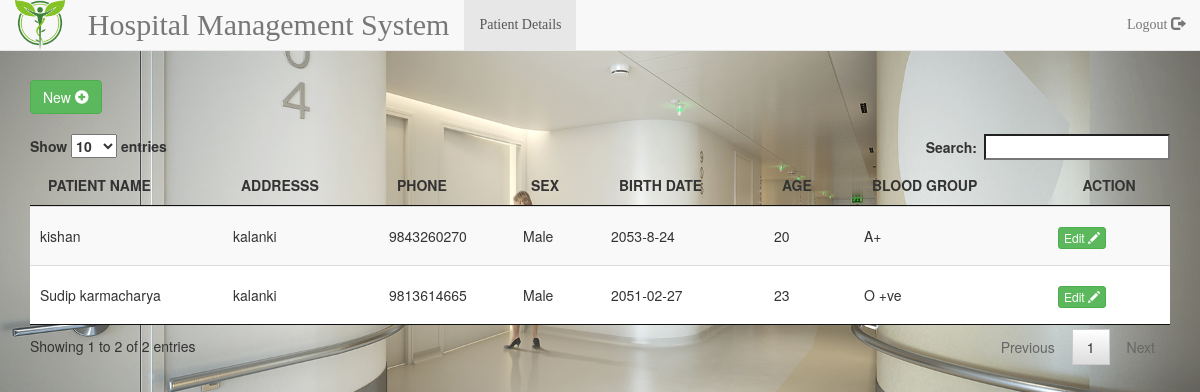
/patient/patient.php, run on the app's committed database.
### tables this page shows
CREATE TABLE IF NOT EXISTS `patient` (
  `p_id` int(100) NOT NULL AUTO_INCREMENT,
  `p_name` varchar(100) NOT NULL,
  `p_address` varchar(100) NOT NULL,
  `p_phone` varchar(15) NOT NULL,
  `p_sex` varchar(10) NOT NULL,
  `p_birthdate` varchar(10) NOT NULL,
  `p_age` varchar(100) NOT NULL,
  `p_bloodgroup` varchar(10) NOT NULL,
  PRIMARY KEY (`p_id`)
);

### database/connection.php (called while the page is built, shortened)
<?php
class connection{
	public function __construct($username="root", $password="", $host="localhost", $dbname="hospital", $options = []){
		try{
			$this->datab = new PDO("mysql:host={$host};  dbname={$dbname}; charset=utf8", $username, $password, $options);
		}catch(PDOException $e){
			throw new Exception($e->getMessage());
		}
	}
}
 ?>

### database/Database.php (called while the page is built, shortened)
<?php
include_once('connection.php');
class Database extends connection{
	public function getRows($query, $params = []){
		try {
			$stmt = $this->datab->prepare($query);
			$stmt->execute($params);
			return $stmt->fetchAll();
		} catch (PDOException $e) {
			throw new Exception($e->getMessage());
		}
	}
}
 ?>

### patient/patient.php (the view, shortened to what this page needs)
<?php
	$db = new Database();
?>
<!DOCTYPE html>
<html lang="">
	<head>
		<link rel="stylesheet" type="text/css" href="../bootstrap/css/bootstrap.css">
		<link rel="stylesheet" type="text/css" href="../bootstrap/css/jquery.dataTables.css">
	    <link rel="stylesheet" href="../bootstrap/css/jquery.dataTables.css">
	</head>
	<body style="background:url(../img/index1.jpg);background-size: cover;background-position-y: -174px;" >
			<nav class="navbar navbar-default navbar-fixed-top" role="navigation">
				<div class="container-fluid">
					<div class="navbar-header">
						<img src="../img/logo3.png" height="50" width="50"> &nbsp;
					</div>
					<div class="collapse navbar-collapse navbar-ex1-collapse">
						<ul class="nav navbar-nav">
							<li><a href="#" style="font-family: Times New Roman; font-size: 30px;">Hospital Management System</a></li>
						</ul>
						<ul class="nav navbar-nav" style="font-family: Times New Roman;">
							<li  class="active">
								<a href="patient.php">Patient Details</a>
							</li>
						</ul>
						<ul class="nav navbar-nav navbar-right" style="font-family: Times New Roman;">
							<li>
								<?php include_once('../includes/logout.php'); ?>
							</li>
						</ul>
					</div>
				</div>
			</nav>
		<br />
		<br />
		<br />
		<br />
		 <div class="container">
			<a href="newpatient.php" class="btn btn-success">
				New
				<span class="glyphicon glyphicon-plus-sign" aria-hidden="true"></span>
			</a>
			<br />
			<br />
		 	 <table id="myTable" class="table table-striped" >
				<thead>
					<th>PATIENT NAME</th>
					<th>ADDRESSS</th>
					<th>PHONE</th>
					<th>SEX</th>
					<th>BIRTH DATE</th>
					<th>AGE</th>
					<th>BLOOD GROUP</th>
					<th><center>ACTION</center></th>
				</thead>
				<tbody>
					<?php
						$sql = "SELECT * FROM patient ORDER BY p_name";
						$res = $db->getRows($sql);
						foreach ($res as $row) {
							$pid = $row['p_id'];
							$pname = $row['p_name'];
							$paddress = $row['p_address'];
							$pphone = $row['p_phone'];
							$psex = $row['p_sex'];
							$pbirthdate = $row['p_birthdate'];
							$page = $row['p_age'];
							$pbloodgroup = $row['p_bloodgroup'];
					?>
					<tr>
						<td class="align-img"><?php echo $pname; ?></td>
						<td class="align-img"><?php echo $paddress; ?></td>
						<td class="align-img"><?php echo $pphone; ?></td>
						<td class="align-img"><?php echo $psex; ?></td>
						<td class="align-img"><?php echo $pbirthdate; ?></td>
						<td class="align-img"><?php echo $page; ?></td>
						<td class="align-img"><?php echo $pbloodgroup; ?></td>
						<td class="align-img">
							<a class = "btn btn-success btn-xs" href="patientupdate.php?editid=<?php echo $pid; ?>">
								Edit
								<span class="glyphicon glyphicon-pencil" aria-hidden="true"></span>
							</a>
						</td>
					</tr>
					<?php } ?>
				</tbody>
			</table>
		 </div>
	</body>
    <link rel="stylesheet" href="../bootstrap/css/jquery.dataTables.css">
</html>

### patient/patient.php (style rules this page uses)
.navbar { margin-bottom:0px !important; }
td.align-img { line-height: 3 !important; }

### data on the page
patient: p_name "kishan", p_address "kalanki", p_phone "9843260270", p_sex "Male", p_birthdate "2053-8-24", p_age "20", p_bloodgroup "A+"
patient: p_name "Sudip karmacharya", p_address "kalanki", p_phone "9813614665", p_sex "Male", p_birthdate "2051-02-27", p_age "23", p_bloodgroup "O +ve"
